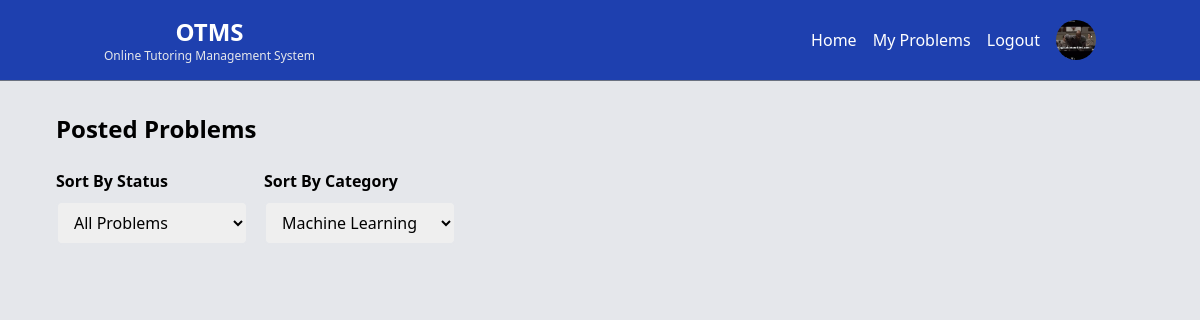
/user/dashboard.php?category=4 (signed in), run on an earlier commit of the app's database.
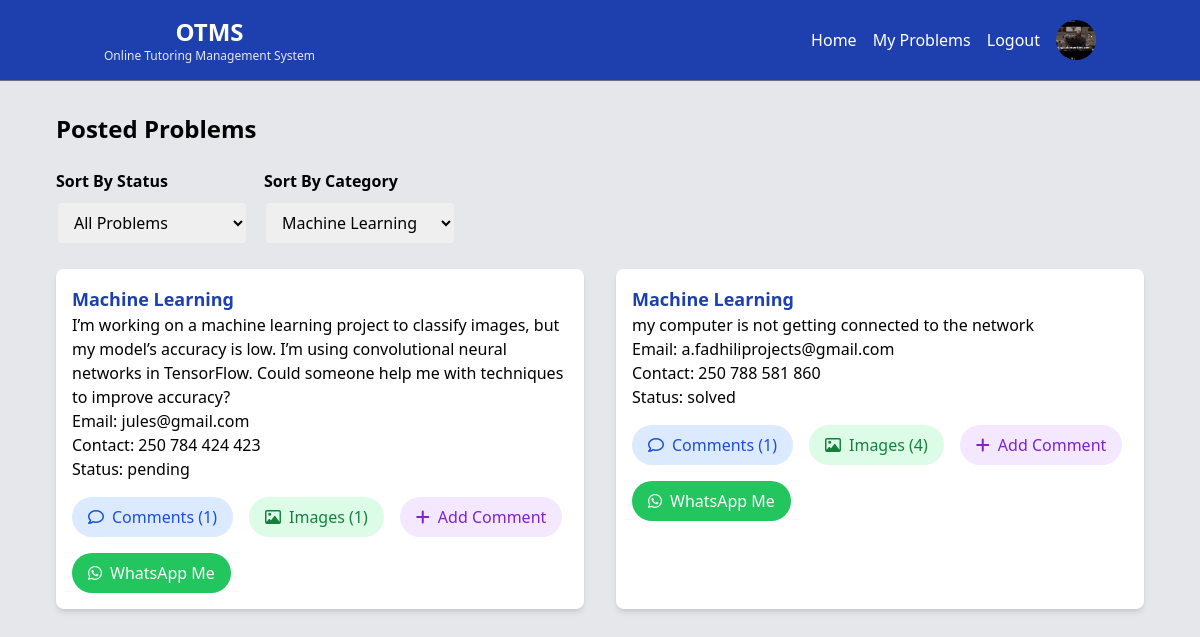
And on a later commit of the database.
### tables this page shows
CREATE TABLE `users` (
  `user_id` int(11) NOT NULL,
  `user_name` varchar(50) NOT NULL,
  `email` varchar(110) NOT NULL,
  `password` varchar(110) NOT NULL,
  `profile_image` text DEFAULT NULL,
  `role` enum('user','admin') NOT NULL DEFAULT 'user'
);

CREATE TABLE `problems` (
  `problem_id` int(11) NOT NULL,
  `user_id` int(11) DEFAULT NULL,
  `category_id` int(11) DEFAULT NULL,
  `description` text NOT NULL,
  `email` varchar(50) NOT NULL,
  `contact` varchar(50) DEFAULT NULL,
  `status` varchar(30) DEFAULT 'pending',
  `created_at` timestamp NOT NULL DEFAULT current_timestamp()
);

CREATE TABLE `problem_categories` (
  `category_id` int(11) NOT NULL,
  `category_name` varchar(50) NOT NULL
);

### user/dashboard.php (the view, shortened to what this page needs)
<?php
include 'db.php';
include 'navbar.php';
$sort = $_GET['sort'] ?? 'all';
$category = $_GET['category'] ?? 'all';
$sql = "SELECT p.problem_id, p.description, p.email, p.contact, p.status, u.user_name, pc.category_name
        FROM problems p
        JOIN users u ON p.user_id = u.user_id
        JOIN problem_categories pc ON p.category_id = pc.category_id";
if ($category != 'all') {
    $sql .= ($sort == 'all' ? " WHERE" : " AND") . " pc.category_id = " . intval($category);
}
$categories_sql = "SELECT * FROM problem_categories";
$categories_result = $conn->query($categories_sql);
$result = $conn->query($sql);
?>
<!DOCTYPE html>
<html lang="en">
<head>
    <script src="../js/tailwind.js"></script>
    <link rel="stylesheet" href="https://cdnjs.cloudflare.com/ajax/libs/font-awesome/6.0.0-beta3/css/all.min.css">
</head>
<body>
    <div class=" md:mx-10 mx-5 my-8 px-4">
        <h2 class="text-2xl font-bold mb-6">Posted Problems</h2>
        <div class="mb-6">
    <form action="" method="get" class="flex flex-wrap gap-4">
        <div>
            <label for="sort" class="block font-bold mb-2">Sort By Status</label>
            <select id="sort" name="sort" class="px-3 py-2 w-48 border focus:outline-none rounded-md border-2" onchange="this.form.submit()">
                <option value="all" <?= $sort == 'all' ? 'selected' : '' ?>>All Problems</option>
            </select>
        </div>
        <div>
            <label for="category" class="block font-bold mb-2">Sort By Category</label>
            <select id="category" name="category" class="px-3 py-2 w-48 border focus:outline-none rounded-md border-2" onchange="this.form.submit()">
                <?php while ($cat = $categories_result->fetch_assoc()): ?>
                    <option value="<?= $cat['category_id'] ?>" <?= $category == $cat['category_id'] ? 'selected' : '' ?>>
                        <?= htmlspecialchars($cat['category_name']) ?>
                    </option>
                <?php endwhile; ?>
            </select>
        </div>
    </form>
</div>
       <div class="grid grid-cols-1 md:grid-cols-2 gap-8">
    <?php while ($row = $result->fetch_assoc()): ?>
        <div class="bg-white shadow-md rounded-lg p-4">
            <h3 class="text-lg  text-blue-800 font-bold"><?= htmlspecialchars($row['category_name']) ?></h3>
            <p class="text-black"><?= htmlspecialchars($row['description']) ?></p>
            <p class="text-black"> <span class="font-medium" >  Email:  </span> <?= htmlspecialchars($row['email']) ?></p>
            <p class="text-black"> <span class="font-medium" >  Contact: </span>  <?= htmlspecialchars($row['contact']) ?></p>
            <p class="text-black"> <span class="font-medium" >  Status: </span>  <?= htmlspecialchars($row['status']) ?></p>
            <div class="mt-4 flex flex-wrap items-center gap-4">
                <?php
                $poster_name = $row['user_name'];
                $problem = $row['description'];
                $contact_number = preg_replace('/[^0-9]/', '', $row['contact']);
                $message = urlencode("Hi " . $poster_name . ", I saw your problem: '" . $problem . "', and I would like to help you with it.");
                $whatsappLink = "https://wa.me/" . $contact_number . "?text=" . $message;
                $comments_count_sql = "SELECT COUNT(*) as count FROM comments WHERE problem_id = " . $row['problem_id'] . " AND parent_comment_id IS NULL";
                $comments_count_result = $conn->query($comments_count_sql);
                $comments_count = $comments_count_result->fetch_assoc()['count'];
                $images_count_sql = "SELECT COUNT(*) as count FROM problem_images WHERE problem_id = " . $row['problem_id'];
                $images_count_result = $conn->query($images_count_sql);
                $images_count = $images_count_result->fetch_assoc()['count'];
                ?>
                <?php if ($comments_count > 0): ?>
                    <button onclick="toggleComments(<?= $row['problem_id'] ?>)" class="px-4 py-2 bg-blue-100 text-blue-700 rounded-full hover:bg-blue-200 transition duration-300">
                        <i class="far fa-comment mr-2"></i>Comments (<?= $comments_count ?>)
                    </button>
                <?php endif; ?>
                <?php if ($images_count > 0): ?>
                    <button onclick="openImageModal(<?= $row['problem_id'] ?>, 'problem')" class="px-4 py-2 bg-green-100 text-green-700 rounded-full hover:bg-green-200 transition duration-300">
                        <i class="far fa-image mr-2"></i>Images (<?= $images_count ?>)
                    </button>
                <?php endif; ?>
                <button onclick="toggleAddComment(<?= $row['problem_id'] ?>)" class="px-4 py-2 bg-purple-100 text-purple-700 rounded-full hover:bg-purple-200 transition duration-300">
                    <i class="fas fa-plus mr-2"></i>Add Comment
                </button>
                <a href="<?= $whatsappLink ?>" target="_blank" class="px-4 py-2 bg-green-500 text-white rounded-full hover:bg-green-600 transition duration-300">
                    <i class="fab fa-whatsapp mr-2"></i>WhatsApp Me
                </a>
            </div>
          </div>
    <?php endwhile; ?>
</div>
    </div>
</body>
</html>

### user/navbar.php (shortened to what this page needs)
  <body class="bg-gray-200 flex flex-col min-h-screen">
     <?php
    $user_id = $_SESSION['user_id'];
    $sql = "SELECT * FROM users WHERE user_id = '$user_id'";
    $result = $conn->query($sql);
    $row = $result->fetch_assoc();
    $profile_image = $row['profile_image'];
     ?>
    <nav class="bg-blue-800 text-white border-b border-gray-500 py-4 sticky top-0 z-50">
        <div class="container mx-auto flex justify-between items-center px-4">
            <div class="text-center">
            <h1 class="text-2xl font-bold">OTMS</h1>
            <p class="text-xs text-gray-200">Online Tutoring Management System</p>
            </div>
            <div class="flex items-center space-x-4">
                <a href="dashboard.php" class="text-white">Home</a>
                <a href="my_problem.php" class="text-white">My Problems</a>
                <a href="../logout.php" class="text-white">Logout</a>
                <img
                    src="../image/<?php echo $profile_image ?>"
                    alt="Profile"
                    class="w-10 h-10 rounded-full object-cover cursor-pointer"
                    onclick="sendToProfile()"
                />
            </div>
        </div>
    </nav>
</body>
</html>

What changed in the data, as far as the page shows it:
added problems: category.category_name "Machine Learning", description "I’m working on a machine learning project to classify images, but my model’s accuracy is low. I’m using convolutional neural networks in TensorFlow. Could someone help me with techniques to improve accuracy?", email "jules@gmail.com", contact "250 784 424 423", status "pending", comments_count "1", images_count "1"
added problems: category.category_name "Machine Learning", description "my computer is not getting connected to the network", email "a.fadhiliprojects@gmail.com", contact "250 788 581 860", status "solved", comments_count "1", images_count "4"
